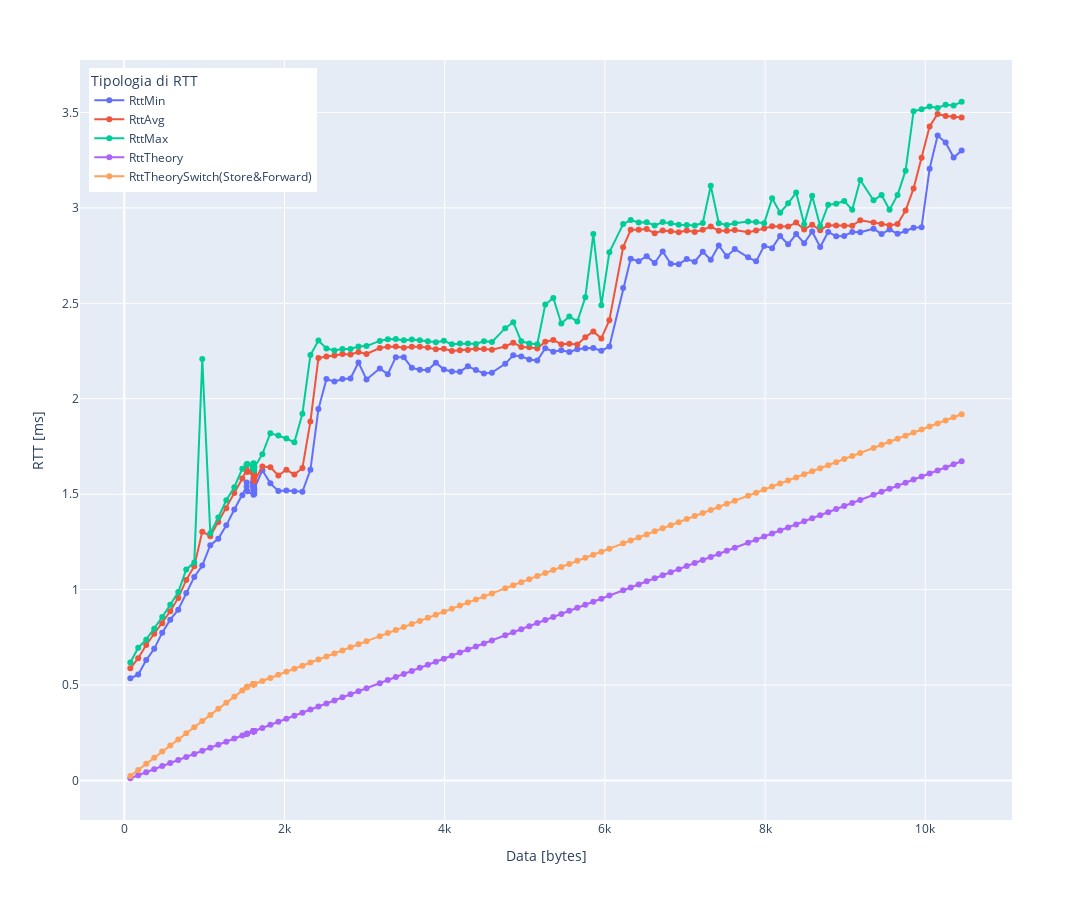

The notebook cell saved with this chart:
### Code cell
#Stampa RTT

fig = px.line(df, x=lenght, y=['RttMin', 'RttAvg', 'RttMax', RttTheory, RttTheorySwitch],
                markers=True ,labels=dict(x="Data [bytes]", value="RTT [ms]", variable="Tipologia di RTT"),
                width=1400, height= 900)

newnamesFig = {'RttMin':'RttMin', 'RttAvg':'RttAvg', 'RttMax':'RttMax', 'wide_variable_3': 'RttTheory','wide_variable_4': 'RttTheorySwitch(Store&Forward)'}
fig.for_each_trace(lambda t: t.update(name = newnamesFig[t.name], legendgroup = newnamesFig[t.name],
                                      hovertemplate = t.hovertemplate.replace(t.name, newnamesFig[t.name])
                                     )
                  )

fig.update_layout(legend=dict(  yanchor="top", y=0.99, xanchor="left", x=0.01 ))
fig.show()

### Figure 1 — Plotly figure (JSON) as saved in the notebook; plotly's stock layout.template omitted (floating-point values rounded to 4 significant figures; data arrays with more than 128 entries replaced by an {"elided": "..."} marker saying what was removed)
{"data": [{"hovertemplate": "Tipologia di RTT=RttMin<br>Data [bytes]=%{x}<br>RTT [ms]=%{y}<extra></extra>", "legendgroup": "RttMin", "line": {"color": "#636efa", "dash": "solid"}, "marker": {"symbol": "circle"}, "mode": "markers+lines", "name": "RttMin", "orientation": "v", "showlegend": true, "type": "scatter", "x": {"elided": "131 int values"}, "xaxis": "x", "y": {"elided": "131 float values"}, "yaxis": "y"}, {"hovertemplate": "Tipologia di RTT=RttAvg<br>Data [bytes]=%{x}<br>RTT [ms]=%{y}<extra></extra>", "legendgroup": "RttAvg", "line": {"color": "#EF553B", "dash": "solid"}, "marker": {"symbol": "circle"}, "mode": "markers+lines", "name": "RttAvg", "orientation": "v", "showlegend": true, "type": "scatter", "x": {"elided": "131 int values"}, "xaxis": "x", "y": {"elided": "131 float values"}, "yaxis": "y"}, {"hovertemplate": "Tipologia di RTT=RttMax<br>Data [bytes]=%{x}<br>RTT [ms]=%{y}<extra></extra>", "legendgroup": "RttMax", "line": {"color": "#00cc96", "dash": "solid"}, "marker": {"symbol": "circle"}, "mode": "markers+lines", "name": "RttMax", "orientation": "v", "showlegend": true, "type": "scatter", "x": {"elided": "131 int values"}, "xaxis": "x", "y": {"elided": "131 float values"}, "yaxis": "y"}, {"hovertemplate": "Tipologia di RTT=RttTheory<br>Data [bytes]=%{x}<br>RTT [ms]=%{y}<extra></extra>", "legendgroup": "RttTheory", "line": {"color": "#ab63fa", "dash": "solid"}, "marker": {"symbol": "circle"}, "mode": "markers+lines", "name": "RttTheory", "orientation": "v", "showlegend": true, "type": "scatter", "x": {"elided": "131 int values"}, "xaxis": "x", "y": {"elided": "131 float values"}, "yaxis": "y"}, {"hovertemplate": "Tipologia di RTT=RttTheorySwitch(Store&Forward)<br>Data [bytes]=%{x}<br>RTT [ms]=%{y}<extra></extra>", "legendgroup": "RttTheorySwitch(Store&Forward)", "line": {"color": "#FFA15A", "dash": "solid"}, "marker": {"symbol": "circle"}, "mode": "markers+lines", "name": "RttTheorySwitch(Store&Forward)", "orientation": "v", "showlegend": true, "type": "scatter", "x": {"elided": "131 int values"}, "xaxis": "x", "y": {"elided": "131 float values"}, "yaxis": "y"}], "layout": {"height": 900, "legend": {"title": {"text": "Tipologia di RTT"}, "tracegroupgap": 0, "x": 0.01, "xanchor": "left", "y": 0.99, "yanchor": "top"}, "margin": {"t": 60}, "width": 1400, "xaxis": {"anchor": "y", "domain": [0, 1], "title": {"text": "Data [bytes]"}}, "yaxis": {"anchor": "x", "domain": [0, 1], "title": {"text": "RTT [ms]"}}}}
